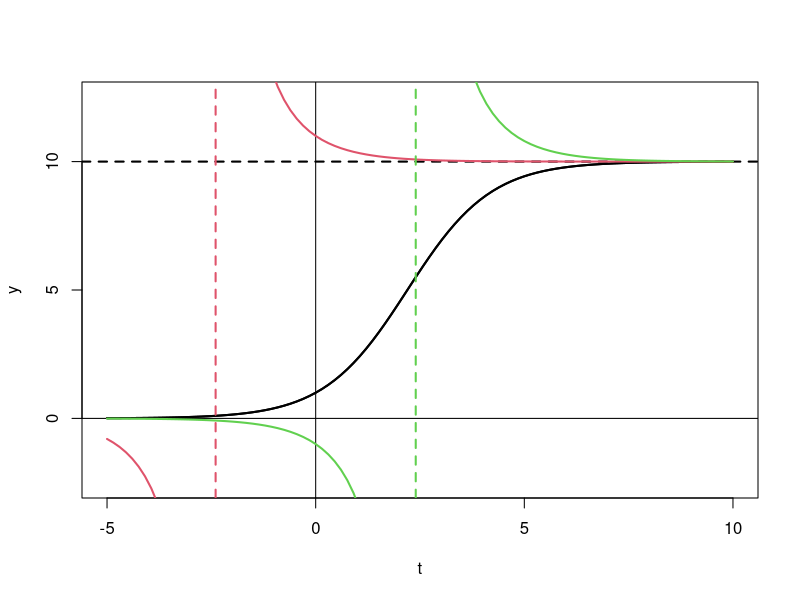

Generate this figure with R:
# Caractérisation des optimum par étude de la hessienne

rm(list=ls()); library(lattice)
figDir <- '../Figures/'
dataName <- 'Verhulst'
exportFig <- FALSE

###############################################################################
# Modele & parms
tMax <- 10
r <- 1; c <- 1/10; K = r/c
f <- function(t){K*a0*exp(r*t)/(1 + a0 * exp(r*t))}

# 3 scénarios
tGrid <- seq(-tMax/2, tMax, length.out=1e2)
tList <- y0List <- c(1, K+1, -1)
yGridList <- list()
for(s in 1:length(y0List)){
   a0 <- y0List[[s]] / (K-y0List[[s]]); 
   yGridList[[s]] <- f(tGrid); 
   tList[[s]] <- -log(y0List[[s]]/(y0List[[s]]-K))/r
   yGridList[[s]][which(abs(yGridList[[s]])>10*K)] <- NA
}

# Figures
if(exportFig){png(paste0(figDir, dataName, '-solutions.png'))}
plot(tGrid, yGridList[[1]], type='l', lwd=2, col=1, ylim=c(-.25*K, 1.25*K), xlab='t', ylab='y')
abline(h=0, v=0)
abline(h=K, col=1, lty=2, lwd=2)
for(s in 1:length(y0List)){
   lines(tGrid, yGridList[[s]], lwd=2, col=s); 
   abline(v=tList[s], col=s, lty=2, lwd=2)
}
if(exportFig){dev.off()}

